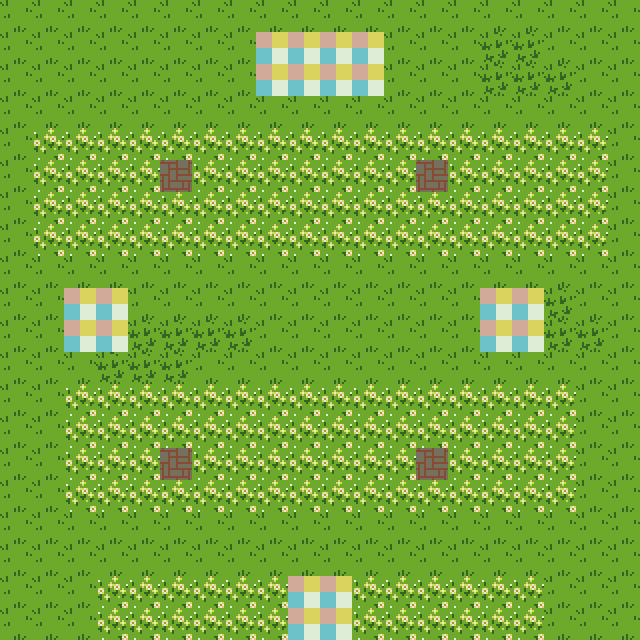

The image is a tile-based game level rendered from a .tmx file. Its description and complete source (layers, tilesets, objects, tile grids) follow:
An orthogonal 20x20 tile map with 32x32 px tiles, 1 tile layer (Floor) and 15 objects (8x portal, 4x wall, 3x actor_spawn).

<map version="1.2" tiledversion="1.2.3" orientation="orthogonal" renderorder="right-down" width="20" height="20" tilewidth="32" tileheight="32" infinite="0" nextlayerid="5" nextobjectid="21">
 <properties>
  <property name="id" value="0000" />
 </properties>
 <tileset firstgid="1" source="tilesets/floor_set.tsx" />
 <layer id="1" name="Floor" width="20" height="20">
  <properties>
   <property name="firstgid" type="int" value="1" />
  </properties>
  <data encoding="csv">
5,5,5,5,5,5,5,5,5,5,5,5,5,5,5,5,5,5,5,5,
5,5,5,5,5,5,5,5,20,20,20,20,5,5,5,6,6,5,5,5,
5,5,5,5,5,5,5,5,20,20,20,20,5,5,5,6,6,6,5,5,
5,5,5,5,5,5,5,5,5,5,5,5,5,5,5,5,5,5,5,5,
5,7,7,7,7,7,7,7,7,7,7,7,7,7,7,7,7,7,7,5,
5,7,7,7,7,15,7,7,7,7,7,7,7,15,7,7,7,7,7,5,
5,7,7,7,7,7,7,7,7,7,7,7,7,7,7,7,7,7,7,5,
5,7,7,7,7,7,7,7,7,7,7,7,7,7,7,7,7,7,7,5,
5,5,5,5,5,5,5,5,5,5,5,5,5,5,5,5,5,5,5,5,
5,5,20,20,5,5,5,5,5,5,5,5,5,5,5,20,20,6,5,5,
5,5,20,20,6,6,6,6,5,5,5,5,5,5,5,20,20,6,6,5,
5,5,5,6,6,6,5,5,5,5,5,5,5,5,5,5,5,5,5,5,
5,5,7,7,7,7,7,7,7,7,7,7,7,7,7,7,7,7,5,5,
5,5,7,7,7,7,7,7,7,7,7,7,7,7,7,7,7,7,5,5,
5,5,7,7,7,15,7,7,7,7,7,7,7,15,7,7,7,7,5,5,
5,5,7,7,7,7,7,7,7,7,7,7,7,7,7,7,7,7,5,5,
5,5,5,5,5,5,5,5,5,5,5,5,5,5,5,5,5,5,5,5,
5,5,5,5,5,5,5,5,5,5,5,5,5,5,5,5,5,5,5,5,
5,5,5,7,7,7,7,7,7,20,20,7,7,7,7,7,7,5,5,5,
5,5,5,7,7,7,7,7,7,20,20,7,7,7,7,7,7,5,5,5
</data>
 </layer>
 <objectgroup id="2" name="Actors">
  <object id="1" name="Hero" type="actor_spawn" x="320" y="320">
   <point />
  </object>
  <object id="2" name="npc" type="actor_spawn" x="320" y="224">
   <properties>
    <property name="onInteract">loadScript(
`Name: Teleportation Test Map`,
`Map ID: 0000`
)</property>
   </properties>
   <point />
  </object>
  <object id="16" name="npc" type="actor_spawn" x="210" y="466">
   <properties>
    <property name="onInteract">loadScript(
`This tile will teleport you to the matching tile on the right on the map.`
)</property>
   </properties>
   <point />
  </object>
 </objectgroup>
 <objectgroup id="3" name="Events">
  <object id="7" name="E" type="portal" x="160" y="160" width="32" height="32">
   <properties>
    <property name="to" value="0000_F" />
   </properties>
  </object>
  <object id="8" name="F" type="portal" x="416" y="160" width="32" height="32">
   <properties>
    <property name="to" value="0000_H" />
   </properties>
  </object>
  <object id="9" name="H" type="portal" x="416" y="448" width="32" height="32">
   <properties>
    <property name="to" value="0000_G" />
   </properties>
  </object>
  <object id="10" name="G" type="portal" x="160" y="448" width="32" height="32">
   <properties>
    <property name="to" value="0000_E" />
   </properties>
  </object>
  <object id="11" name="B" type="portal" x="64" y="288" width="64" height="64">
   <properties>
    <property name="to" value="0002_A" />
   </properties>
  </object>
  <object id="12" name="D" type="portal" x="480" y="288" width="64" height="64">
   <properties>
    <property name="to" value="0002_B" />
   </properties>
  </object>
  <object id="13" name="C" type="portal" x="288" y="576" width="64" height="64">
   <properties>
    <property name="to" value="0003_A" />
   </properties>
  </object>
  <object id="14" name="A" type="portal" x="256" y="32" width="128" height="64">
   <properties>
    <property name="to" value="0001_B" />
   </properties>
  </object>
 </objectgroup>
 <objectgroup id="4" name="Walls">
  <object id="17" type="wall" x="-32" y="-32" width="704" height="32" />
  <object id="18" type="wall" x="-32" y="640" width="704" height="32" />
  <object id="19" type="wall" x="640" y="0" width="32" height="640" />
  <object id="20" type="wall" x="-32" y="0" width="32" height="640" />
 </objectgroup>
</map>